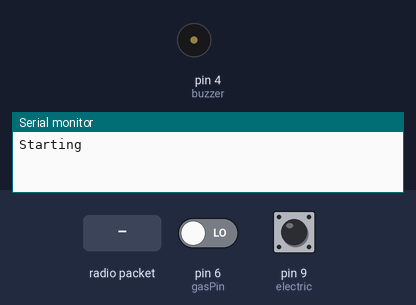
This sketch was run on a simulated Arduino Uno, built with avr-gcc and run on an emulated ATmega328P. On the bench: buzzer (waves = sounding), the last lines printed to the serial monitor. The inputs (shaded band) are chosen by the test bench; at power-on: pin 6 (gasPin) LOW, pin 9 (electric) HIGH. No radio packets arrive unless stated.

Above: at 11.2 s.
11.3 s: radio packet "1" arrives
At 11.7 s:
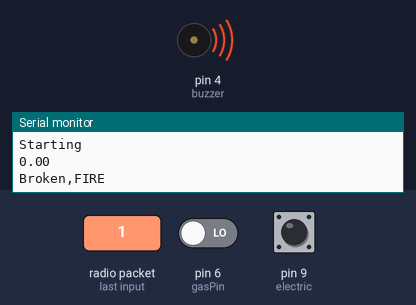
12.8 s: pin 6 (gasPin) driven HIGH
At 14.5 s:
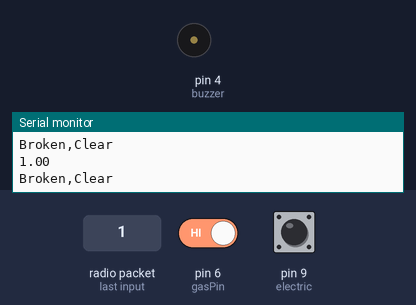
18.3 s: pin 6 (gasPin) driven LOW
At 18.8 s:
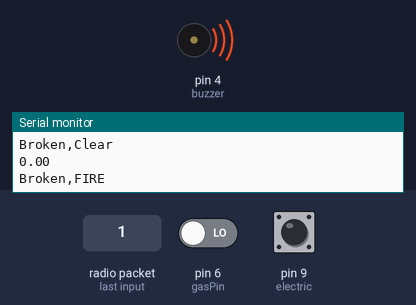
Timing chart, 0 to 21.3 s (numbered marks = the images above; inputs shaded):
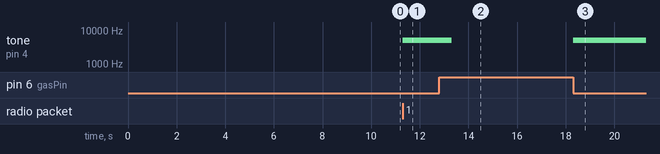

The sketch:

HayShed.ino
```cpp
const int gasPin = 6; //GAS sensor output pin to Arduino analog A0 pin
double output_value;

const int buzzer = 4;
String message = "";

const int electric = 9;

#include <SPI.h>
#include <nRF24L01.h>
#include <RF24.h>
#include <printf.h>
RF24 radio(7, 8); // CE, CSN
const byte addresses[][6] = {"hayrd", "haysd"};
char charBuf[50];


void setup() {
  Serial.begin(9600);
  printf_begin();
  radio.begin();
  radio.setPALevel(RF24_PA_MAX);
  pinMode(gasPin, INPUT);
  pinMode(buzzer, OUTPUT);
  pinMode(electric, INPUT_PULLUP);
  Serial.println("Starting");
  delay(10000);
  radio.openWritingPipe(addresses[1]); //00003
  radio.openReadingPipe(1, addresses[0]); //00002
  radio.printDetails();
}

void loop() {
  radio.openReadingPipe(1, addresses[0]);
  radio.startListening();
  while (!radio.available());
  output_value = digitalRead(gasPin);
  Serial.println(output_value);
  if (digitalRead(electric) == HIGH) {
    message = "Broken,";
  }
  else {
    message = "Working,";
  }
  if (output_value == 0) {
    message = message + "FIRE";
    tone(buzzer, 5000);
  }
  else {
    message = message + "Clear";
    noTone(buzzer);
  }

  message.toCharArray(charBuf, 50);
  radio.stopListening();
  radio.openWritingPipe(addresses[1]); //00003
  radio.write(&charBuf, sizeof(charBuf));
  Serial.println(charBuf);
  delay(1000);
}
```

Measured:
- after the input at 11.3 s, tone on pin 4 (buzzer): silent → 5000 Hz at once
- after the input at 12.8 s, tone on pin 4 (buzzer): 5000 Hz → silent after 0.50 s
- after the input at 18.3 s, tone on pin 4 (buzzer): silent → 5000 Hz at once
